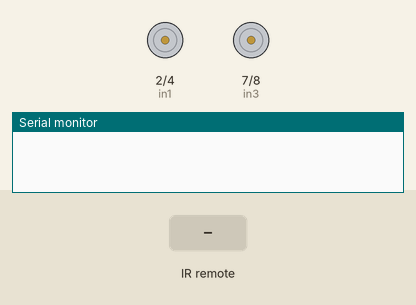
Bench run of a sketch on a simulated Arduino Uno, built with avr-gcc and run on an emulated ATmega328P. On the bench: motor-driver pin pairs drawn as motors (green arrow = first pin HIGH = forward, orange = second pin HIGH = backward, longer = more drive, scaled by the enable pin), the last lines printed to the serial monitor. The test bench sets the inputs (shaded band).

Above: at 1.2 s.
1.3 s: infrared code 0xB946FF00 received
At 2.3 s:
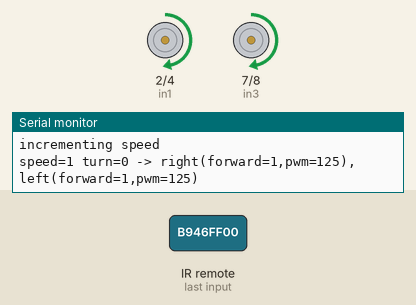
2.8 s: infrared code 0xEA15FF00 received
At 3.3 s:
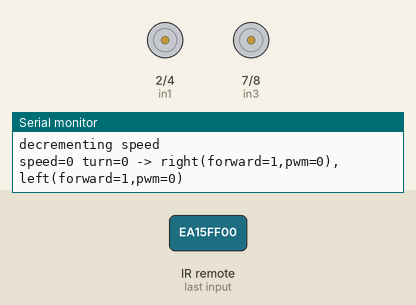
4.3 s: infrared code 0xEA15FF00 received
At 4.6 s:
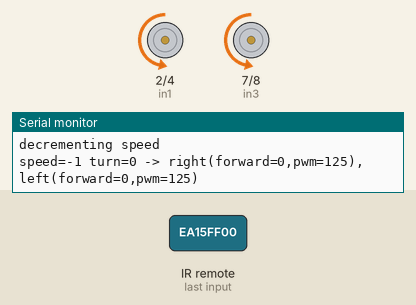
5.8 s: infrared code 0xBB44FF00 received
At 6.2 s:
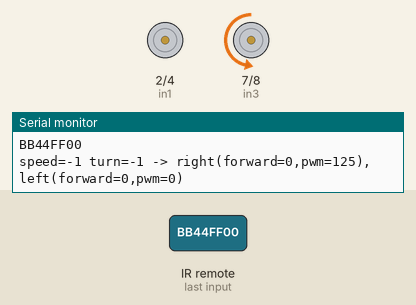
7.3 s: infrared code 0xBB44FF00 received
At 8.6 s:
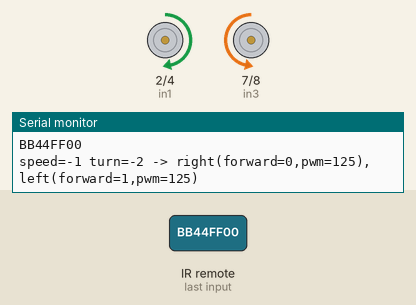
Timing chart, 0 to 9.8 s (numbered marks = the images above; inputs shaded):
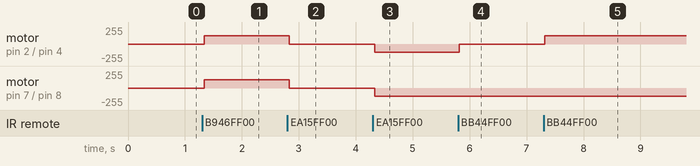

The sketch:

IR_Remote_Control_Car2.ino
```cpp
#include <IRremote.h>

int RECV_PIN = 12;

#define IR_Go 0xB946FF00
#define IR_Back 0xEA15FF00
#define IR_Left 0xBB44FF00
#define IR_Right 0xBC43FF00
#define IR_Stop 0xBF40FF00
#define IR_ESC 0xB54AFF00

#define enA 5
#define in1 2
#define in2 4
#define in3 7
#define in4 8
#define enB 6

int speed = 0;
int maxSpeed = 6;
int turn = 0;
int maxTurn = 2;

typedef struct MotorState
{
  bool forward;
  // pwm ranges from 0 to 255
  unsigned char pwm;
} MotorState;
typedef struct MotorsState
{
  MotorState left;
  MotorState right;
} MotorsState;

void go_forward() // speed_val：0~255
{
  digitalWrite(in1, LOW);
  digitalWrite(in2, HIGH);
  digitalWrite(in3, LOW);
  digitalWrite(in4, HIGH);
}

void go_backward() // speed_val：0~255
{
  digitalWrite(in1, HIGH);
  digitalWrite(in2, LOW);
  digitalWrite(in3, HIGH);
  digitalWrite(in4, LOW);
}

void stop() // stop
{
  digitalWrite(in1, HIGH);
  digitalWrite(in2, HIGH);
  digitalWrite(in3, HIGH);
  digitalWrite(in4, HIGH);
  analogWrite(enA, 0);
  analogWrite(enB, 0);
}

void IR_Control(void)
{
  unsigned long Key;
  if (IrReceiver.decode())
  {
    // IrReceiver.printIRResultShort(&Serial);
    Key = IrReceiver.decodedIRData.decodedRawData;
    Serial.println(Key, HEX);
    switch (Key)
    {
    case IR_Go:
      Serial.println("incrementing speed");
      if (speed < maxSpeed)
      {
        speed++;
      }
      break;
    case IR_Back:
      Serial.println("decrementing speed");
      if (speed > -maxSpeed)
      {
        speed--;
      }
      break;
    case IR_Left:
      if (turn > -maxTurn)
      {
        turn--;
      }
      break;
    case IR_Right:
      if (turn < maxTurn)
      {
        turn++;
      }
      break;
    case IR_Stop:
      speed = 0;
      turn = 0;
      break;
    default:
      break;
    }

    updateSpeeds(speed, turn);
    IrReceiver.resume();
  }
}
void updateSpeeds(int speed, int turn)
{
  struct MotorsState motors;
  updateSpeeds2(&motors, speed, turn);

  Serial.print("speed=");
  Serial.print(speed);
  Serial.print(" turn=");
  Serial.print(turn);
  Serial.print(" -> right(forward=");
  Serial.print(motors.right.forward);
  Serial.print(",pwm=");
  Serial.print(motors.right.pwm);
  Serial.print("), left(forward=");
  Serial.print(motors.left.forward);
  Serial.print(",pwm=");
  Serial.print(motors.left.pwm);
  Serial.println(")");

  if (motors.left.forward)
  {
    digitalWrite(in1, HIGH);
    digitalWrite(in2, LOW);
  }
  else
  {
    digitalWrite(in1, LOW);
    digitalWrite(in2, HIGH);
  }
  if (motors.right.forward)
  {
    digitalWrite(in3, HIGH);
    digitalWrite(in4, LOW);
  }
  else
  {
    digitalWrite(in3, LOW);
    digitalWrite(in4, HIGH);
  }
  analogWrite(enA, motors.left.pwm);
  analogWrite(enB, motors.right.pwm);
}

void updateSpeeds2(struct MotorsState *state, int speed, int turn)
{
  state->left.forward = 1;
  state->left.pwm = 0;
  state->right.forward = 1;
  state->right.pwm = 0;
  if (speed == 0)
    return;

  if (speed > maxSpeed)
    speed = maxSpeed;
  else if (speed < -maxSpeed)
    speed = -maxSpeed;

  const int min_speed = 100;
  unsigned speed_max = (speed != 0 ? min_speed : 0) + int((abs(speed) / (float)maxSpeed) * (255 - min_speed));

  int slower_speed = speed - ((speed > 0) ? abs(turn) : -abs(turn));
  unsigned speed_slower = (slower_speed != 0 ? min_speed : 0) + int((abs(slower_speed) / (float)maxSpeed) * (255 - min_speed));

  if (turn > 0)
  {
    if (speed > 0)
    {
      // right goes slightly slower
      state->left.forward = 1;
      state->left.pwm = speed_max;
      state->right.forward = (slower_speed > 0);
      state->right.pwm = speed_slower;
    }
    else
    {
      // left goes slightly slower
      state->left.forward = 0;
      state->left.pwm = speed_max;
      state->right.forward = (slower_speed > 0);
      state->right.pwm = speed_slower;
    }
  }
  else
  {
    if (speed > 0)
    {
      // left goes slightly slower
      state->left.forward = (slower_speed > 0);
      state->left.pwm = speed_slower;
      state->right.forward = 1;
      state->right.pwm = speed_max;
    }
    else
    {
      // right goes slightly slower
      state->left.forward = (slower_speed > 0);
      state->left.pwm = speed_slower;
      state->right.forward = 0;
      state->right.pwm = speed_max;
    }
  }
}

void setup()
{
  pinMode(in1, OUTPUT); // pin2
  pinMode(in2, OUTPUT); // pin4
  pinMode(in3, OUTPUT); // pin7
  pinMode(in4, OUTPUT); // pin8
  pinMode(enA, OUTPUT); // pin5 (PWM)
  pinMode(enB, OUTPUT); // pin6 (PWM)
  IrReceiver.begin(RECV_PIN, ENABLE_LED_FEEDBACK);
  Serial.begin(9600); // initializing serial port, Bluetooth used as serial port, setting baud ratio at 9600
  stop();
}
void loop()
{
  IR_Control();
}
```

Measured:
- after the input at 1.3 s, motor on pin 2 (in1) / pin 4 (in2), motor on pin 7 (in3) / pin 8 (in4): stopped → forward 125/255 at once
- after the input at 2.8 s, motor on pin 2 (in1) / pin 4 (in2), motor on pin 7 (in3) / pin 8 (in4): forward 125/255 → stopped at once
- after the input at 4.3 s, motor on pin 2 (in1) / pin 4 (in2), motor on pin 7 (in3) / pin 8 (in4): stopped → backward 125/255 at once
- after the input at 5.8 s, motor on pin 2 (in1) / pin 4 (in2): backward 125/255 → stopped at once
- after the input at 7.3 s, motor on pin 2 (in1) / pin 4 (in2): stopped → forward 125/255 at once
